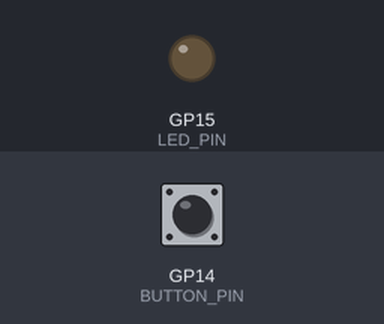
The sketch below on a simulated Raspberry Pi Pico. On the bench: output pins drawn as LEDs (lit = HIGH). Dashed ring = blinking. Inputs (shaded band) come from the test bench; at power-on: GP14 (BUTTON_PIN) HIGH.

Above: at 1.2 s.
1.3 s: GP14 (BUTTON_PIN) pulled LOW for 1 s
At 1.45 s:
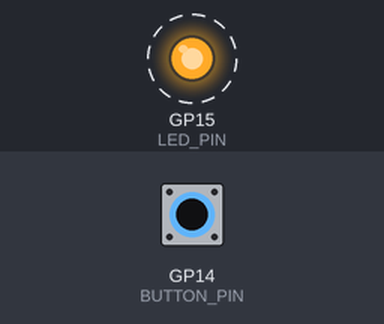
3.8 s: GP14 (BUTTON_PIN) pulled LOW for 0.15 s
At 4.9 s:
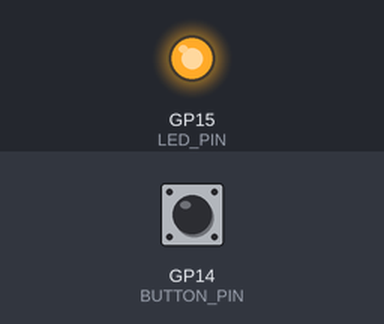
5.4 s: GP14 (BUTTON_PIN) pulled LOW for 3.2 s
At 9.6 s:
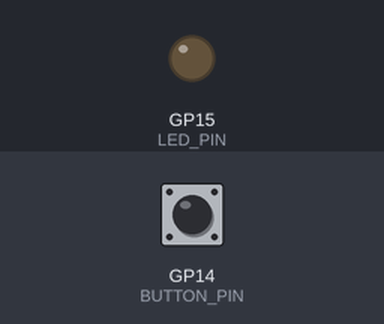
Timing chart, 0 to 11.1 s (numbered marks = the images above; inputs shaded):
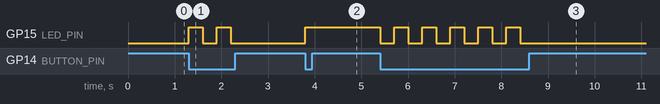

The sketch:

LED_ON_OFF.C.ino
```cpp
#include "pico/stdlib.h"

#define LED_PIN 15
#define BUTTON_PIN 14

int main() {

    gpio_init(LED_PIN);
    gpio_set_dir(LED_PIN, GPIO_OUT);

    gpio_init(BUTTON_PIN);
    gpio_set_dir(BUTTON_PIN, GPIO_IN);
    gpio_pull_up(BUTTON_PIN);

    bool led_state = false;

    while (1) {

        if (gpio_get(BUTTON_PIN) == 0) {

            led_state = !led_state;

            gpio_put(LED_PIN, led_state);

            sleep_ms(300);
        }
    }
}
```

Measured:
- after the input at 1.3 s, GP15 (LED_PIN): alternates HIGH for 0.30 s and LOW for 0.30 s, 4 changes in all, then stays LOW, starting at once
- after the input at 3.8 s, GP15 (LED_PIN): LOW → HIGH at once
- after the input at 5.4 s, GP15 (LED_PIN): alternates HIGH for 0.30 s and LOW for 0.30 s, 11 changes in all, then stays LOW, starting at once
